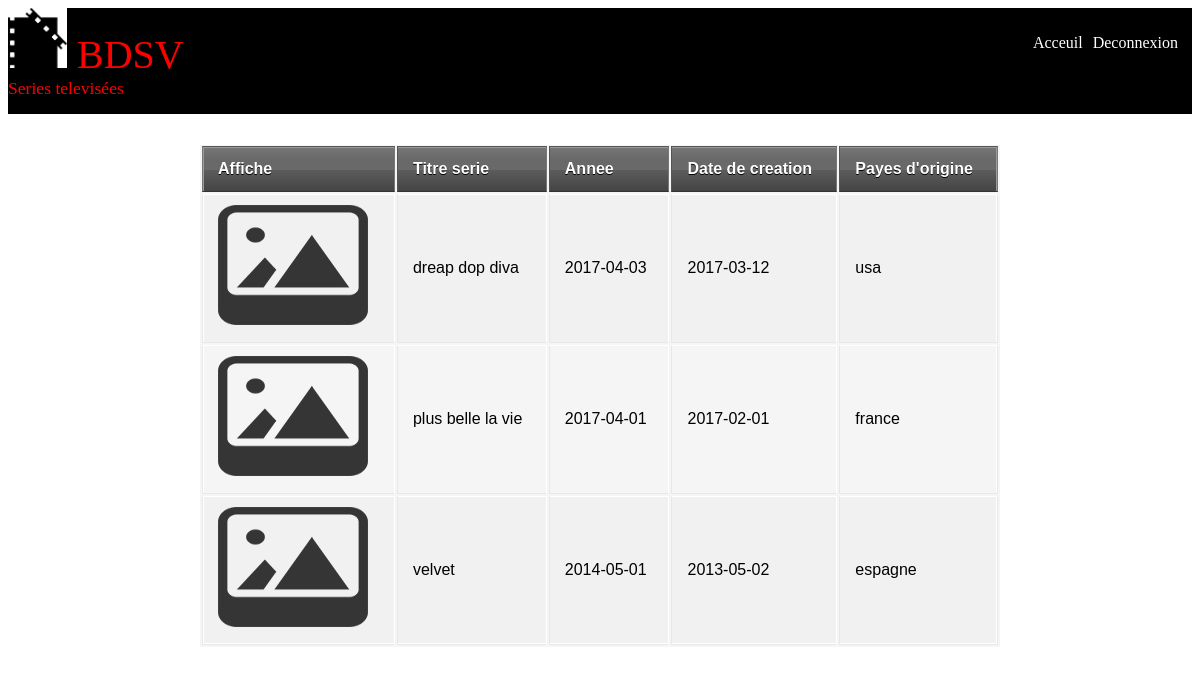
Screenshot of /affichagenre.php?id_genre=1 with the database file from the repository.
### tables this page shows
CREATE TABLE IF NOT EXISTS `est_du_genre` (
  `id` int(11) NOT NULL AUTO_INCREMENT,
  `titre_serie` varchar(50) NOT NULL,
  `type` int(50) NOT NULL,
  PRIMARY KEY (`id`),
  KEY `titre_serie` (`titre_serie`,`type`),
  KEY `type` (`type`)
);

CREATE TABLE IF NOT EXISTS `serie` (
  `TITRE_SERIE` varchar(50) NOT NULL DEFAULT '',
  `ANNEE` date DEFAULT NULL,
  `PAYS` varchar(30) DEFAULT NULL,
  `DATE_CREATION` date DEFAULT NULL,
  PRIMARY KEY (`TITRE_SERIE`),
  KEY `TITRE_SERIE` (`TITRE_SERIE`),
  KEY `TITRE_SERIE_2` (`TITRE_SERIE`),
  KEY `TITRE_SERIE_3` (`TITRE_SERIE`)
);

### affichagenre.php (the view, shortened to what this page needs)
<!DOCTYPE html>
<html >
  <head>
	 <link rel="stylesheet" type="text/css" href="css/style.css">
  </head>
  <body>
    <header>
				<div id="titre_principal">
                     <div id="logo">
                        <img src="images/logo1.jpg" alt="Logo cinema" />
                        <h1>BDSV</h1>
                      </div>
                    <h2>Series televisées </h2>
                     <div id="droite">
				        <nav>
                        <ul>
                        <li><a href="index.php">Acceuil</a></li>
                        <li><a href="#">Deconnexion</a></li>
                        </ul>
                        </nav>
				      </div>
                 </div>
    </header>
            <table class="table">
                   <thead  >
                     <tr>
					  <th>Affiche</th>
                      <th>Titre serie </th>
					   <th>Annee </th>
                      <th>Date de creation</th>
					  <th>Payes d'origine</th>
                      </tr>
                    </thead>
                    <tbody>
 <?php
try
{
$bdd = new PDO('mysql:host=localhost;dbname=cinema;charset=utf8', 'root', '');
}
catch(Exception $e)
{
        die('Erreur : '.$e->getMessage());
}
if (isset ($_GET['id_genre'])){
	$id_genre=$_GET['id_genre'];
}
$reponse = $bdd->query("SELECT titre_serie  FROM  est_du_genre  WHERE type='".$id_genre."'");
while ($donnees = $reponse->fetch())
{
?>
                      <tr>
                     <td><img src="images/serie.png" width="150" height="120" /></td>
						<td> <?php echo $donnees['titre_serie']; ?></td>
                        <td>
                        <?php
                        $genre_serie= $donnees['titre_serie'];
                        $rep = $bdd->query('SELECT * FROM serie where TITRE_SERIE="'.$genre_serie.'" ');
                        while ($don = $rep->fetch())
                        {?>
                         <?php  echo $don['ANNEE'];  ?>
                        <?php  }?>
                       </td>
                        <td>
						<?php
                        $genre_serie= $donnees['titre_serie'];
                        $rep = $bdd->query('SELECT * FROM serie where TITRE_SERIE="'.$genre_serie.'" ');
                        while ($don = $rep->fetch())
                        {?>
                         <?php  echo $don['DATE_CREATION'];  ?>
                        <?php  }?>
						<td>
						<?php
                        $genre_serie= $donnees['titre_serie'];
                        $rep = $bdd->query('SELECT * FROM serie where TITRE_SERIE="'.$genre_serie.'" ');
                        while ($don = $rep->fetch())
                        {?>
                         <?php  echo $don['PAYS'];  ?>
                        <?php  }?>
	                 </tr>
<?php
}
?>
					</tbody>
                   </table>
  </body>
</html>

### css/style.css (style rules this page uses)
body { background-image: url("http://cdn.wallpapersafari.com/50/68/ecUsXL.jpg"); font-family: 'Trebuchet MS', Arial, sans-serif; }
section h1, nav a { font-family: Dayrom, serif; font-weight: normal; }
header { background-color :black ; display: flex; justify-content: space-between; align-items: flex-end; }
#titre_principal { display: flex; flex-direction: column; }
#logo { display: flex; flex-direction: row; align-items: baseline; }
#logo img { width: 59px; height: 60px; }
header h1 { font-family: 'BallparkWeiner', serif; font-size: 2.5em; font-weight: normal; color : red ; margin: 0 0 0 10px; }
header h2 { font-family: Dayrom, serif; font-size: 1.1em; margin-top: 0px; font-weight: normal; color:red ; }
* { box-sizing:border-box; }
#droite { position:absolute; right:1%; top:1.1em; }
nav ul { list-style-type: none; display: flex; }
nav li { margin-right: 10px; }
nav a { color: white; padding-bottom: 3px; text-decoration: none; }
table { background: #f5f5f5; border-collapse: separate; box-shadow: inset 0 1px 0 #fff; font-size: 16px; line-height: 24px; margin: 30px auto; text-align: left; width: 800px; }
th { background: url(http://jackrugile.com/images/misc/noise-diagonal.png), linear-gradient(#777, #444); border-left: 1px solid #555; border-right: 1px solid #777; border-top: 1px solid #555; border-bottom: 1px solid #333; box-shadow: inset 0 1px 0 #999; color: #fff; font-weight: bold; padding: 10px 15px; position: relative; text-shadow: 0 1px 0 #000; }
th:after { background: linear-gradient(rgba(255,255,255,0), rgba(255,255,255,.08)); content: ''; display: block; height: 25%; left: 0; margin: 1px 0 0 0; position: absolute; top: 25%; width: 100%; }
th:first-child { border-left: 1px solid #777; box-shadow: inset 1px 1px 0 #999; }
th:last-child { box-shadow: inset -1px 1px 0 #999; }
td { border-right: 1px solid #fff; border-left: 1px solid #e8e8e8; border-top: 1px solid #fff; border-bottom: 1px solid #e8e8e8; padding: 10px 15px; position: relative; transition: all 300ms; }
td:first-child { box-shadow: inset 1px 0 0 #fff; }
td:last-child { border-right: 1px solid #e8e8e8; box-shadow: inset -1px 0 0 #fff; }
tr { background: url(http://jackrugile.com/images/misc/noise-diagonal.png); }
tr:nth-child(odd) td { background: #f1f1f1 url(http://jackrugile.com/images/misc/noise-diagonal.png); }
tr:last-of-type td { box-shadow: inset 0 -1px 0 #fff; }
tr:last-of-type td:first-child { box-shadow: inset 1px -1px 0 #fff; }
tr:last-of-type td:last-child { box-shadow: inset -1px -1px 0 #fff; }
h1 { margin: 10px 0 0 0; }

### rows the page displays
est_du_genre: titre_serie "dreap dop diva"
serie: ANNEE "2017-04-03", DATE_CREATION "2017-03-12", PAYS "usa"
est_du_genre: titre_serie "plus belle la vie"
serie: ANNEE "2017-04-01", DATE_CREATION "2017-02-01", PAYS "france"
est_du_genre: titre_serie "velvet"
serie: ANNEE "2014-05-01", DATE_CREATION "2013-05-02", PAYS "espagne"
